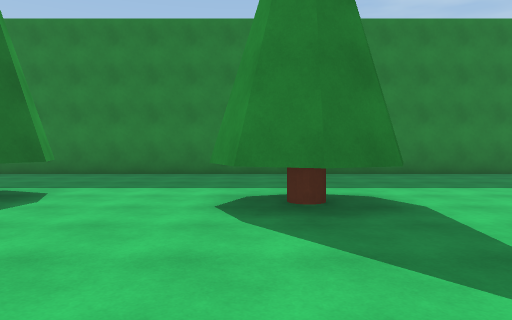
[1] (above)

24 first-person views from a walk through a 3-D level made in the Unity game engine. The camera is 1.4 m above the floor, tilts 2° down and sees 70° across. Doors are open. The floor is counted in squares, 2 m on a side. Each view is taken from the middle of a square. On the plan, view 1 faces up. The plan holds only what a view shows up to about 11 squares ahead; the rest is blank. The place goes on beyond the plan. The player character is not drawn. Surface patterns are stand-ins for the level's own textures.

[2]
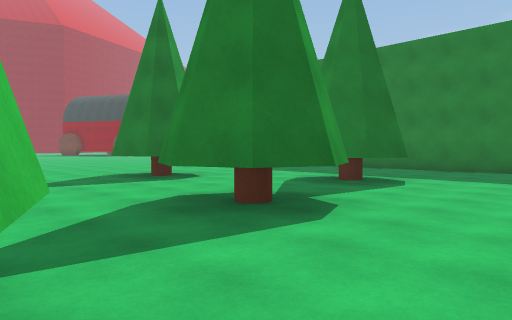

[3]
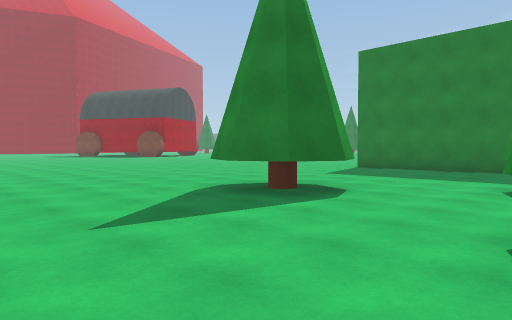

[4]
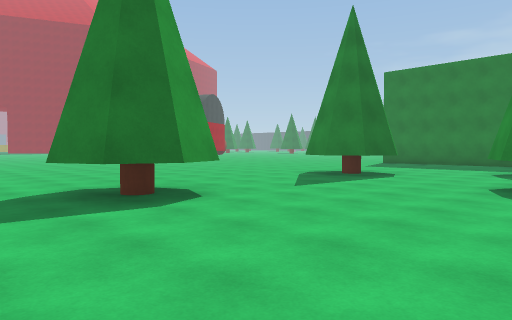

[5]
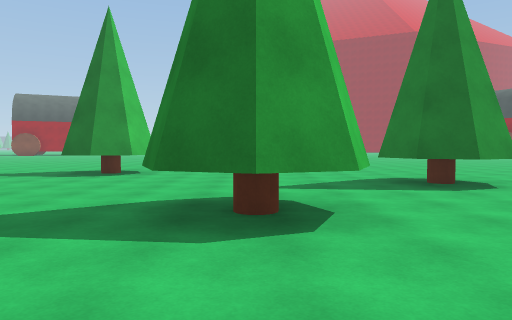

[6]
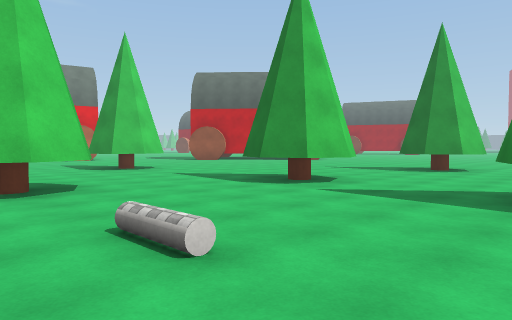

[7]
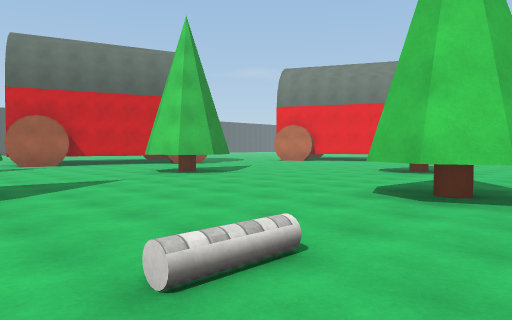

[8]
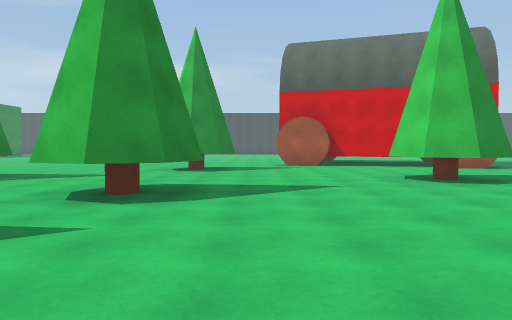

[9]
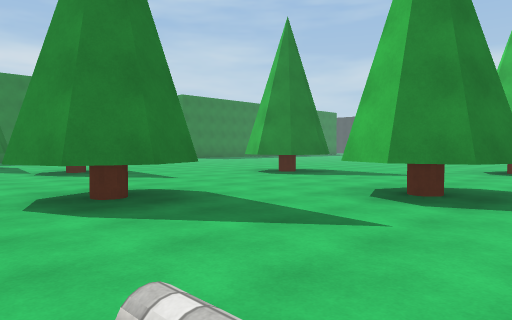

[10]
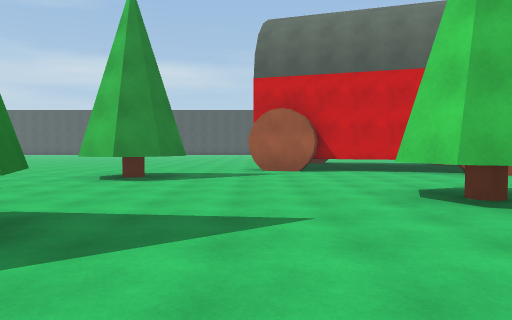

[11]
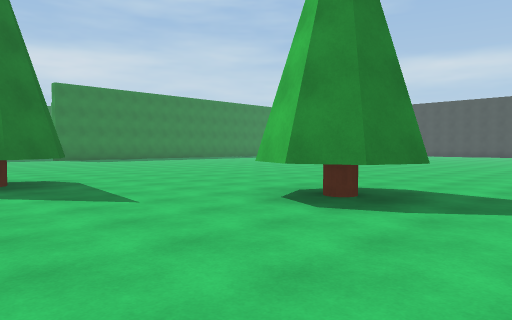

[12]
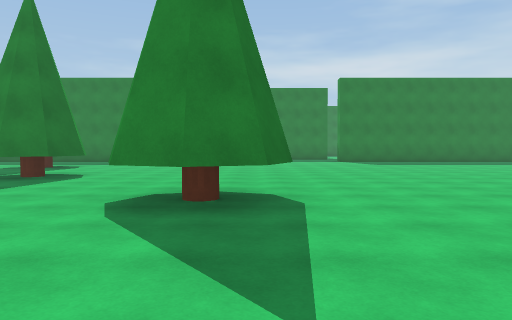

[13]
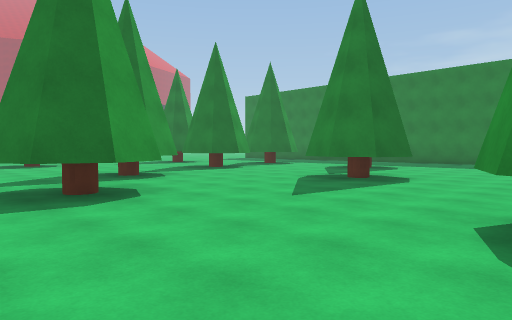

[14]
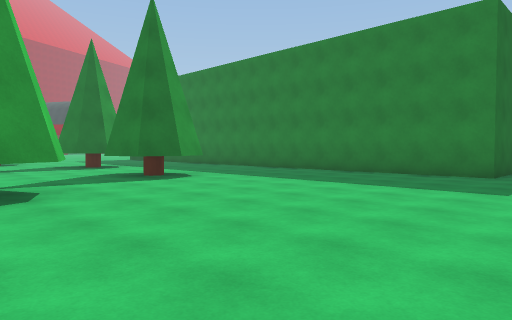

[15]
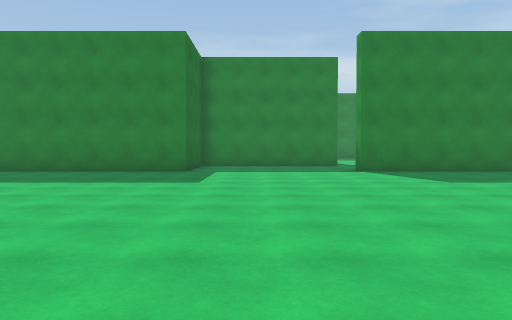

[16]
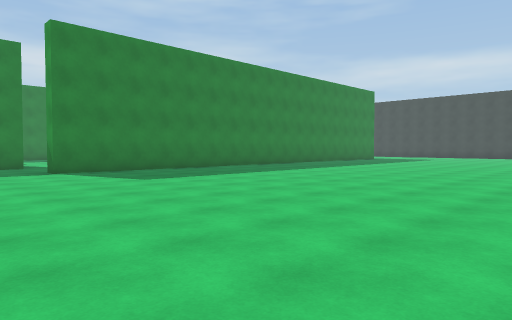

[17]
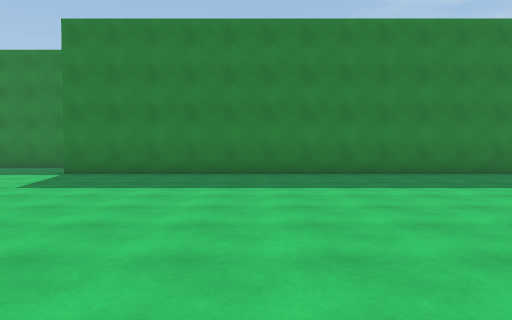

[18]
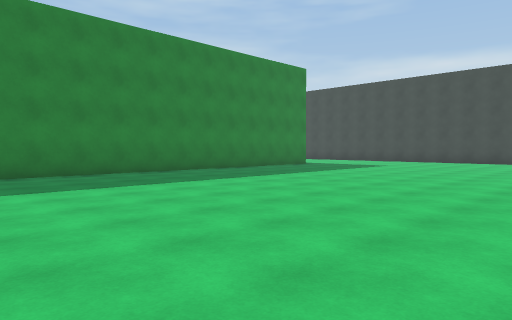

[19]
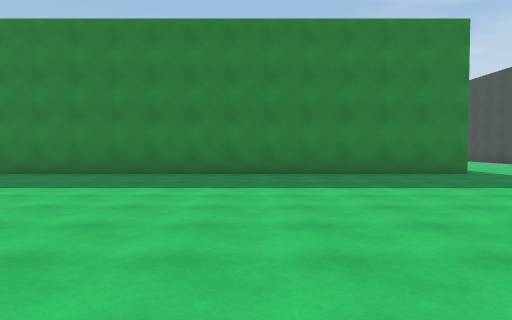

[20]
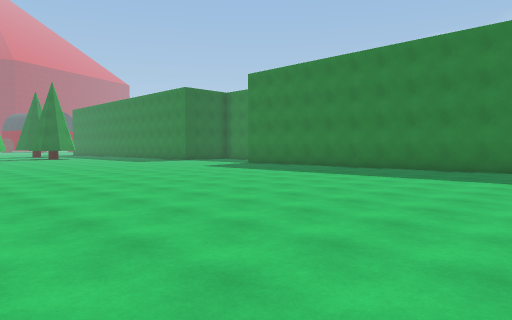

[21]
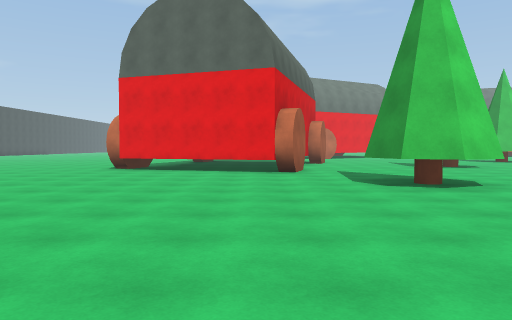

[22]
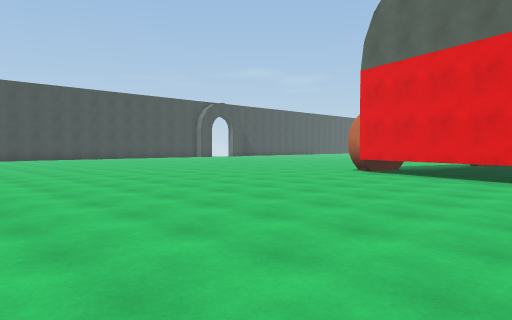

[23]
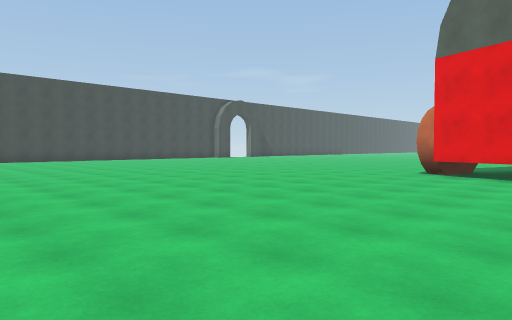

[24]
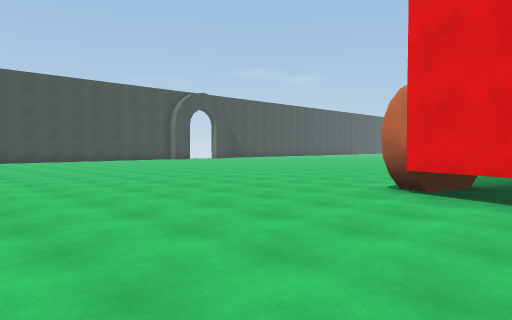

### Floor plan
Points are (right, up) in squares from view 1. A wall is a line through its corners. A room is listed if a view was taken in it or the views show most of it. See-through windows are left out.
Room 1 (view 1)
walls: (-2.6, 2.3) (-2.2, 1.4) (-2.6, 0.5); (1.5, 3.8) (0.7, 3.5) (-0.2, 3.9) (-0.6, 4.7); (-2.9, 5) (-3.3, 4.2) (-3.8, 4); (-1.8, -1.5) (-0.8, -1.9); (-7.3, 3.7) (-7, 2.8)
ways out: opening at (-6, 4) to room 2; opening at (-5.5, 2) to room 2; opening at (-3, -0.5) to room 2; opening at (-1.5, 6) to room 2; opening at (1, 0) to room 2
Room 2 (views 2, 3, 4, 5, 6, 7, 8, 9, 10, 11, 12, 13, 14, 15, 16, 17, 18, 19, 20, 21, 22, 23, 24)
walls: (8.5, -2.9) (8.1, -3.9) (7.3, -4.2) (6.4, -3.9) (6.1, -3.1) (6.4, -2.2); (2, -4.1) (2.3, -5) (2, -5.8) (1.2, -6.1) (0.3, -5.8) (0, -4.9); (5.5, -8.8) (4.7, -9.1) (3.7, -8.8) (3.4, -7.9) (3.8, -7.1); (2.6, 2) (3.5, 1.6) (3.9, 0.7) (3.5, -0.1) (2.7, -0.4) (1.8, -0.1); (-0.8, -1.9) (-0.6, -2.6); (10.8, -9.3) (9.8, -8.9) (9.5, -8.1) (9.8, -7.3) (10.6, -6.9) (11.5, -7.3) (11.9, -8.2); (-2.6, 0.5) (-3.4, 0.2) (-4.3, 0.5) (-4.6, 1.4); (1.5, 5.6) (1.9, 4.7) (1.5, 3.8); (5.8, -14.3) (6.2, -13.3) (7, -13) (7.9, -13.3); (-5.1, -5.8) (-4.2, -6.2) (-3.8, -7.1) (-4.1, -7.8) (-5.1, -8.2); (6.3, -15) (5.9, -14.1); (-3.3, 5.9) (-2.9, 5); (-1.5, -13.7) (-1.2, -12.9) (-0.3, -12.5) (0.6, -12.9); (-7.4, -2.4) (-7, -3.3) (-7.3, -4.2) (-8.2, -4.5); (12.2, -15) (12.9, -12.8) (12.4, -12.7) (13, -10.8) (18.8, -12.6); (-5.2, 4.6) (-5.4, 5.1); (7, 10.5) (7, 9.5) (1.6, 9.5); (-7, 2.8) (-7.3, 1.9) (-8.1, 1.6) (-9, 2); (-1, 9.5) (-8.1, 9.5); (-6.2, -11.1) (-5.4, -10.8) (-4.5, -11.1) (-4.2, -12) (-4.6, -12.9); (-11, -9.7) (-10.1, -10.1) (-9.7, -11) (-10.1, -11.9); (28.5, 9.5) (12, 9.5) (12, 10)
low walls: (17.7, -14.1) (18.2, -12.5)
ways out: opening at (-6, 4) to room 1; opening at (-5.5, 2) to room 1; opening at (-3, -0.5) to room 1; opening at (-1.5, 6) to room 1; opening at (1, 0) to room 1

Positions as (right, up) in squares from view 1, and headings:
1: (0, 0), facing up
2: (0, -2), facing up-left
3: (-4, -2), facing up-left
4: (-3, -6), facing up-left
5: (-1, -7), facing left
6: (1, -7), facing down-left
7: (-2, -8), facing down-right
8: (-1, -10), facing right
9: (-1, -10), facing up-right
10: (2, -11), facing right
11: (6, -11), facing up-right
12: (8, -8), facing up
13: (7, -7), facing up-left
14: (9, 0), facing up-left
15: (9, -1), facing up
16: (9, -1), facing up-right
17: (17, 0), facing up
18: (17, 0), facing up-right
19: (24, 0), facing up
20: (24, -2), facing up-left
21: (14, -1), facing down
22: (13, -3), facing down-right
23: (15, -3), facing down-right
24: (16, -7), facing down-right
